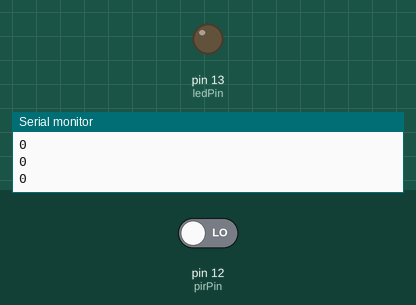
Bench run of a sketch on a simulated Arduino Uno, built with avr-gcc and run on an emulated ATmega328P. On the bench: output pins drawn as LEDs (lit = HIGH), the last lines printed to the serial monitor. The test bench sets the inputs (shaded band); at power-on: pin 12 (pirPin) LOW.

Above: at 2.8 s.
2.9 s: pin 12 (pirPin) driven HIGH
At 4.2 s:
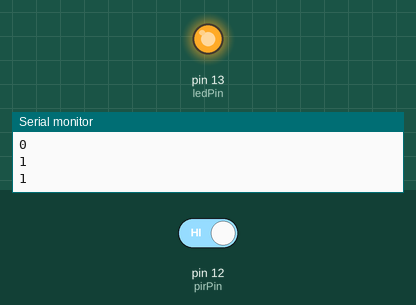
4.5 s: pin 12 (pirPin) driven LOW
At 5.8 s:
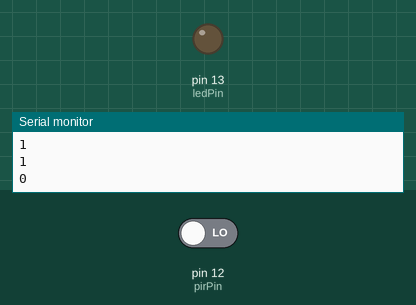
Timing chart, 0 to 7.5 s (numbered marks = the images above; inputs shaded):
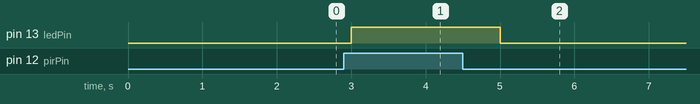

Measured:
- after the input at 2.9 s, pin 13 (ledPin): LOW → HIGH after 0.10 s
- after the input at 4.5 s, pin 13 (ledPin): HIGH → LOW after 0.50 s

The sketch:

bewegungsmelder_1.ino
```cpp
int ledPin = 13;  // LED on Pin 13 of Arduino
int pirPin = 12; // Eingang für HC-S501
int pirValue; // Platz zum Speichern des PIR-Wertes


void setup() {

  pinMode(ledPin, OUTPUT);
  pinMode(pirPin, INPUT);

  digitalWrite(ledPin, LOW);
  Serial.begin(9600);
}

void loop() {
  pirValue = digitalRead(pirPin);

    digitalWrite(ledPin, pirValue);
    Serial.println(pirValue);
    delay(1000);
}
```
